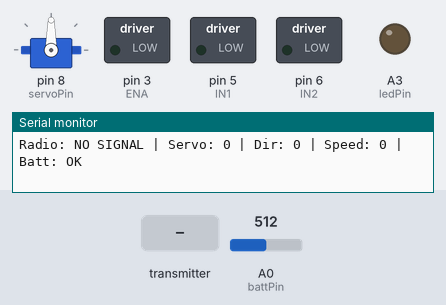
The sketch below on a simulated Arduino Uno, built with avr-gcc and run on an emulated ATmega328P. Shown: servo, switched loads named in the sketch (green lamp = pin HIGH), output pins drawn as LEDs (lit = HIGH), the last lines printed to the serial monitor. Inputs (shaded band) come from the test bench; at power-on: A0 (battPin) = 512. No radio packets arrive unless stated.

Above: at 1.2 s.
1.3 s: A0 (battPin) set to 229
2.8 s: A0 (battPin) set to 203
At 4.0 s:
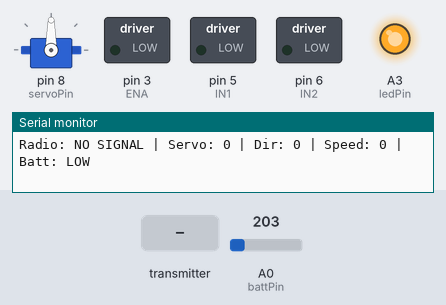
4.3 s: the transmitter starts sending servoPos = 0
At 5.6 s:
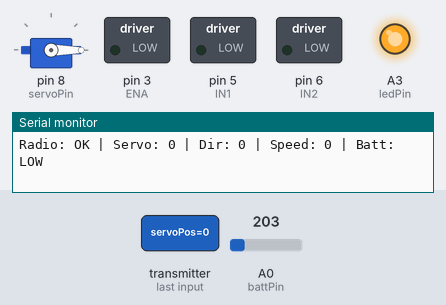
5.9 s: the transmitter starts sending motorSpeed = 1023
At 7.2 s:
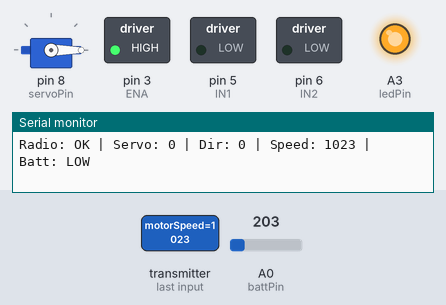
7.5 s: the transmitter starts sending servoPos = 45
At 8.8 s:
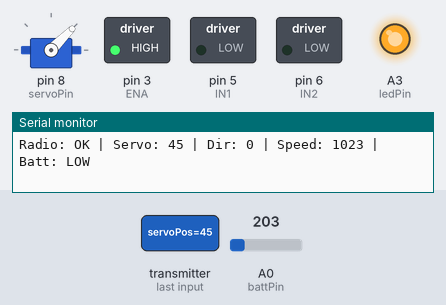
9.1 s: the transmitter starts sending motorSpeed = 0
At 9.6 s:
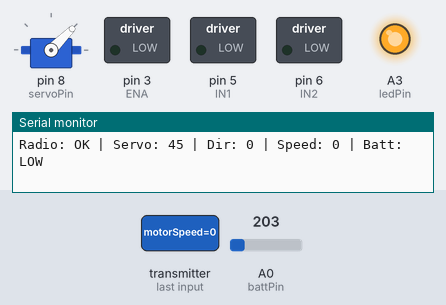
Timing chart, 0 to 11.7 s (numbered marks = the images above; inputs shaded):
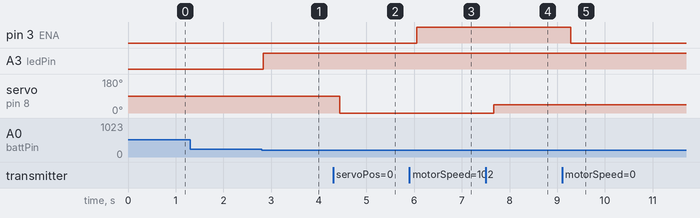

The sketch:

12_HBridge.ino
```cpp
// ==========================================================
// Module 5: Receiver - Servo + Motor Driver (H-Bridge)
// ==========================================================
// GOAL:
// 1. Receive wireless control packet
// 2. Control steering servo
// 3. Control motor direction + speed (L298N / H-bridge)
// 4. Maintain battery safety indicator
//
// This is the FIRST time the system can move a vehicle
// ==========================================================

#include <SPI.h>
#include <RF24.h>
#include <Servo.h>


// -----------------------------
// Radio Setup
// -----------------------------
RF24 radio(7, 9);  // CE, CSN
const byte address[6] = "00001";

struct ControlPacket {
  int servoPos;
  int motorSpeed;
  int motorDir;
};

ControlPacket incoming;


// -----------------------------
// Servo
// -----------------------------
Servo steering;
const int servoPin = 8;


// -----------------------------
// H-Bridge Motor Driver (L298N)
// -----------------------------
const int ENA = 3;   // PWM speed control
const int IN1 = 5;   // direction pin 1
const int IN2 = 6;   // direction pin 2


// -----------------------------
// Battery System
// -----------------------------
const int battPin = A0;
const int ledPin = A3;
const int lowBattThreshold = 211;


// ==========================================================
// SETUP
// ==========================================================
void setup() {
  Serial.begin(9600);

  // Servo
  steering.attach(servoPin);

  // Motor driver pins
  pinMode(ENA, OUTPUT);
  pinMode(IN1, OUTPUT);
  pinMode(IN2, OUTPUT);

  // Battery LED
  pinMode(ledPin, OUTPUT);

  // Radio setup
  if (!radio.begin()) {
    Serial.println("❌ Radio failed to initialise");
    while (1);
  }

  radio.openReadingPipe(0, address);
  radio.setPALevel(RF24_PA_LOW);
  radio.startListening();

  Serial.println("=== RC Receiver with Motor Control ===");
}


// ==========================================================
// LOOP
// ==========================================================
void loop() {

  // ==========================================================
  // RADIO RECEIVE
  // ==========================================================
  bool radioAvailable = radio.available();

  if (radioAvailable) {
    radio.read(&incoming, sizeof(incoming));

    // -----------------------------
    // Steering servo
    // -----------------------------
    steering.write(incoming.servoPos);

    // -----------------------------
    // Motor direction control
    // -----------------------------
    if (incoming.motorDir == 1) {
      digitalWrite(IN1, HIGH);
      digitalWrite(IN2, LOW);
    }
    else if (incoming.motorDir == -1) {
      digitalWrite(IN1, LOW);
      digitalWrite(IN2, HIGH);
    }
    else {
      digitalWrite(IN1, LOW);
      digitalWrite(IN2, LOW);  // stop
    }

    // -----------------------------
    // Motor speed (PWM)
    // -----------------------------
    analogWrite(ENA, incoming.motorSpeed);
  }


  // ==========================================================
  // BATTERY CHECK
  // ==========================================================
  int battReading = analogRead(battPin);
  bool lowBatt = battReading < lowBattThreshold;

  digitalWrite(ledPin, lowBatt ? HIGH : LOW);


  // ==========================================================
  // BUILT-IN LED (heartbeat)
  // ==========================================================
  digitalWrite(LED_BUILTIN, HIGH);
  delay(50);
  digitalWrite(LED_BUILTIN, LOW);
  delay(50);


  // ==========================================================
  // SERIAL DEBUG
  // ==========================================================
  Serial.print("Radio: ");
  Serial.print(radioAvailable ? "OK" : "NO SIGNAL");

  Serial.print(" | Servo: ");
  Serial.print(incoming.servoPos);

  Serial.print(" | Dir: ");
  Serial.print(incoming.motorDir);

  Serial.print(" | Speed: ");
  Serial.print(incoming.motorSpeed);

  Serial.print(" | Batt: ");
  Serial.println(lowBatt ? "LOW" : "OK");


  delay(100);
}
```

Measured:
- the behaviour switches between 211 and 210 on A0 (battPin) (found by bisection; images 0 and 1)
- after the input at 2.8 s, A3 (ledPin): LOW → HIGH at once
- after the input at 4.3 s, servo on pin 8 (servoPin): 90° → 0° after 0.14 s
- after the input at 5.9 s, pin 3 (ENA): LOW → HIGH after 0.16 s
- after the input at 7.5 s, servo on pin 8 (servoPin): 0° → 45° after 0.17 s
- after the input at 9.1 s, pin 3 (ENA): HIGH → LOW after 0.18 s
